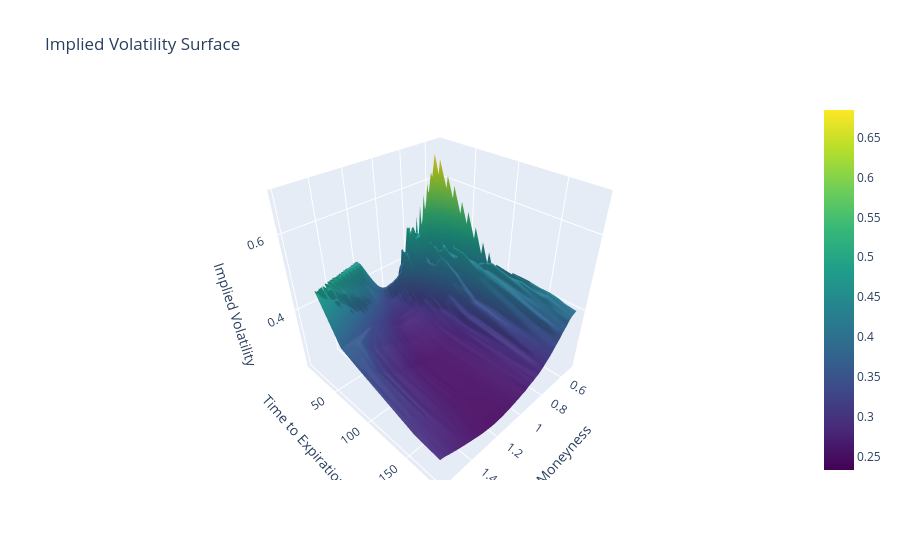

Source (notebook cell):
### Code cell
rowToSel = result_df['date']=='2020-01-16'
rowId = rowToSel.index[rowToSel == True]
data1date = result_df.iloc[rowId,:]

#reduce surface area
data1date = data1date[data1date['cp_flag']=='C']
data1date = data1date[data1date['tte']<200]

# Extract X (moneyness), Y (tte), Z (implied volatility)
x = data1date['moneyness']
y = data1date['tte']
z = data1date['impl_volatility']

# Same interpolation
xi = np.linspace(x.min(), x.max(), 100)
yi = np.linspace(y.min(), y.max(), 100)
xi, yi = np.meshgrid(xi, yi)
zi = griddata((x, y), z, (xi, yi), method='linear')

# Plotly surface
fig = go.Figure(data=[go.Surface(z=zi, x=xi, y=yi, colorscale='Viridis')])
fig.update_layout(
    title='Implied Volatility Surface',
    scene=dict(
        xaxis_title='Moneyness',
        yaxis_title='Time to Expiration (TTE)',
        zaxis_title='Implied Volatility'
    )
)
fig.show()

### Figure 1 — Plotly figure (JSON) as saved in the notebook; plotly's stock layout.template omitted (floating-point values rounded to 4 significant figures; data arrays with more than 128 entries replaced by an {"elided": "..."} marker saying what was removed)
{"data": [{"colorscale": [[0, "#440154"], [0.1111, "#482878"], [0.2222, "#3e4989"], [0.3333, "#31688e"], [0.4444, "#26828e"], [0.5556, "#1f9e89"], [0.6667, "#35b779"], [0.7778, "#6ece58"], [0.8889, "#b5de2b"], [1, "#fde725"]], "type": "surface", "x": {"elided": "100x100 float values"}, "y": {"elided": "100x100 float values"}, "z": {"elided": "100x100 float values"}}], "layout": {"scene": {"xaxis": {"title": {"text": "Moneyness"}}, "yaxis": {"title": {"text": "Time to Expiration (TTE)"}}, "zaxis": {"title": {"text": "Implied Volatility"}}}, "title": {"text": "Implied Volatility Surface"}}}
